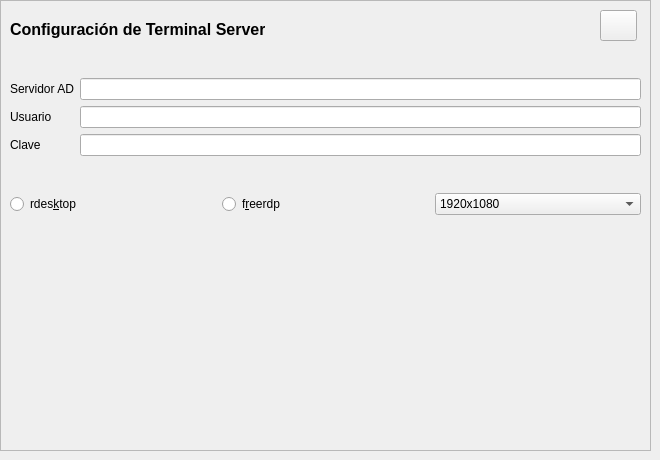
          <widget class="QWidget" name="TS">
           <attribute name="title">
            <string>Terminal Server</string>
           </attribute>
           <widget class="QFrame" name="fr_TS">
            <property name="geometry">
             <rect>
              <x>0</x>
              <y>0</y>
              <width>651</width>
              <height>451</height>
             </rect>
            </property>
            <property name="frameShape">
             <enum>QFrame::StyledPanel</enum>
            </property>
            <property name="frameShadow">
             <enum>QFrame::Raised</enum>
            </property>
            <widget class="QLabel" name="label_16">
             <property name="geometry">
              <rect>
               <x>10</x>
               <y>20</y>
               <width>255</width>
               <height>19</height>
              </rect>
             </property>
             <property name="font">
              <font>
               <pointsize>12</pointsize>
               <weight>75</weight>
               <bold>true</bold>
              </font>
             </property>
             <property name="text">
              <string>Configuración de Terminal Server</string>
             </property>
            </widget>
            <widget class="QPushButton" name="PB_TS">
             <property name="geometry">
              <rect>
               <x>600</x>
               <y>10</y>
               <width>37</width>
               <height>31</height>
              </rect>
             </property>
             <property name="text">
              <string/>
             </property>
             <property name="icon">
              <iconset resource="iconos.qrc">
               <normaloff>:/imagenes/iconos/sedes/color.png</normaloff>:/imagenes/iconos/sedes/color.png</iconset>
             </property>
             <property name="iconSize">
              <size>
               <width>25</width>
               <height>25</height>
              </size>
             </property>
            </widget>
            <widget class="QLabel" name="label_17">
             <property name="geometry">
              <rect>
               <x>10</x>
               <y>247</y>
               <width>16</width>
               <height>17</height>
              </rect>
             </property>
             <property name="text">
              <string/>
             </property>
            </widget>
            <widget class="QWidget" name="layoutWidget">
             <property name="geometry">
              <rect>
               <x>10</x>
               <y>47</y>
               <width>631</width>
               <height>201</height>
              </rect>
             </property>
             <layout class="QVBoxLayout" name="verticalLayout_6">
              <item>
               <layout class="QGridLayout" name="gridLayout">
                <item row="0" column="0">
                 <layout class="QVBoxLayout" name="verticalLayout_3">
                  <item>
                   <widget class="QLabel" name="label_7">
                    <property name="text">
                     <string>Servidor AD</string>
                    </property>
                   </widget>
                  </item>
                  <item>
                   <widget class="QLabel" name="label_22">
                    <property name="text">
                     <string>Usuario</string>
                    </property>
                   </widget>
                  </item>
                  <item>
                   <widget class="QLabel" name="label_23">
                    <property name="text">
                     <string>Clave</string>
                    </property>
                   </widget>
                  </item>
                 </layout>
                </item>
                <item row="0" column="1">
                 <layout class="QVBoxLayout" name="verticalLayout_4">
                  <item>
                   <widget class="QLineEdit" name="servidor">
                    <property name="toolTip">
                     <string>IP del servidor terminal server donde nos queremos conectar</string>
                    </property>
                   </widget>
                  </item>
                  <item>
                   <widget class="QLineEdit" name="usuario_ad">
                    <property name="toolTip">
                     <string>Nombre de usuario del técnico en el dominio (si_manolito)</string>
                    </property>
                   </widget>
                  </item>
                  <item>
                   <widget class="QLineEdit" name="clave_ad">
                    <property name="toolTip">
                     <string>Clave del técnico en el dominio</string>
                    </property>
                    <property name="echoMode">
                     <enum>QLineEdit::Password</enum>
                    </property>
                   </widget>
                  </item>
                 </layout>
                </item>
               </layout>
              </item>
              <item>
               <layout class="QHBoxLayout" name="horizontalLayout_2">
                <item>
                 <widget class="QRadioButton" name="rb_rdesktop">
                  <property name="acceptDrops">
                   <bool>true</bool>
                  </property>
                  <property name="toolTip">
                   <string>Elegir freerdp para acceder al servidor AD</string>
                  </property>
                  <property name="autoFillBackground">
                   <bool>false</bool>
                  </property>
                  <property name="text">
                   <string>rdes&amp;ktop</string>
                  </property>
                 </widget>
                </item>
                <item>
                 <widget class="QRadioButton" name="rb_freerdp">
                  <property name="toolTip">
                   <string>Elegir freerdp para acceder al servidor AD</string>
                  </property>
                  <property name="text">
                   <string>f&amp;reerdp</string>
                  </property>
                 </widget>
                </item>
                <item>
                 <widget class="QComboBox" name="cb_resolucion">
                  <property name="toolTip">
                   <string>Resolución de pantalla del servidor AD</string>
                  </property>
                  <item>
                   <property name="text">
                    <string>1920x1080</string>
                   </property>
                  </item>
                  <item>
                   <property name="text">
                    <string>1024x740</string>
                   </property>
                  </item>
                  <item>
                   <property name="text">
                    <string>800x600</string>
                   </property>
                  </item>
                 </widget>
                </item>
               </layout>
              </item>
             </layout>
            </widget>
           </widget>
          </widget>
